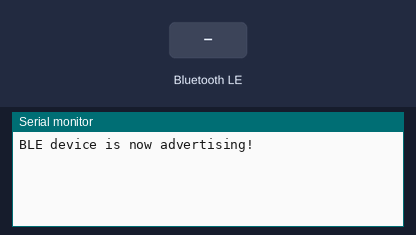
This sketch was run on a simulated Arduino Nano 33 IoT. On the bench: the last lines printed to the serial monitor. Inputs (shaded band) come from the test bench. Nothing arrives over Bluetooth unless stated; a phone connects over Bluetooth LE 3 s after start.

Above: at 3.8 s.
3.9 s: Bluetooth LE write "1" received
At 4.4 s:
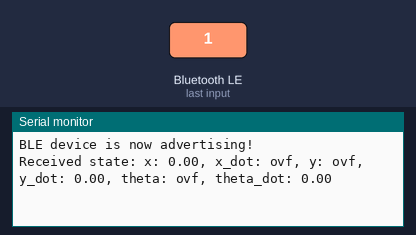
5.4 s: Bluetooth LE write "0" received
At 6.6 s:
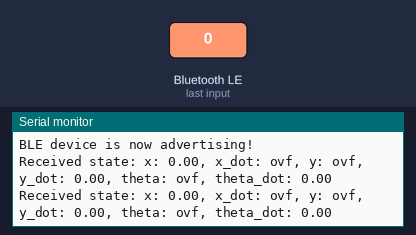
6.9 s: Bluetooth LE write "2" received
At 7.9 s:
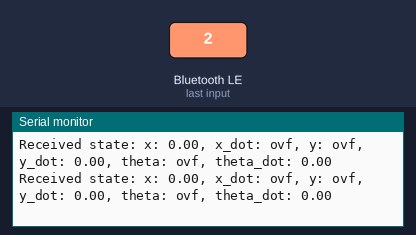

Measured:
- after the input at 3.9 s, the serial monitor: prints a new line at once (image 1)
- after the input at 5.4 s, the serial monitor: prints a new line at once (image 2)
- after the input at 6.9 s, the serial monitor: prints a new line at once (image 3)

The sketch:

ACSI_BLE.ino
```cpp
#include <Arduino.h>
#include <ArduinoBLE.h>
#include <SPI.h>
#include <Wire.h>
#include <Arduino_LSM6DS3.h>
#include <ArduinoBLE.h>
// #include <ArduinoJson.h>
// #include <PubSubClient.h>
// #include <WiFiNINA.h>
#include "MPU6050.h"

float x, x_dot, y, y_dot, theta, theta_dot;


struct Acc_senseData{
  float acc_x = 0.0F;
  float acc_y = 0.0F;
  float acc_z = 0.0F;
};

struct Gyr_senseData
{
  float gyr_x = 0.0F;
  float gyr_y = 0.0F;
  float gyr_z = 0.0F;
};

static char payload[256];
static Acc_senseData acc_data;
static Gyr_senseData gyr_data;
// StaticJsonDocument<256> doc;

// static unsigned long last_interval_ms = 0;
// int16_t ax, ay, az, gx, gy, gz; // MPU6050
float ax, ay, az, gx, gy, gz;
unsigned long lastSentTime = 0;
int pause = 500; //500


#define CONVERT_gTO_MS2 9.80665f
#define FREQUENCY_HZ 10 //104
#define INTERVAL_MS (1000 / (FREQUENCY_HZ + 1))

// Define a custom BLE Service and Characteristic
BLEService myService("180C");  // Replace with your chosen UUID for the service
BLEStringCharacteristic myCharacteristic("2A56", BLERead | BLENotify, 48);  // Max length of 50 for data string

MPU6050 mpu; //Instantiate a MPU6050 object with the object name MPU.
unsigned long last_interval_ms = 0;


void readIMU()
{
  // MPU6050 mpu_obj;
  // mpu_obj.getMotion6(&ax,&ay,&az,&gx,&gy,&gz);
  IMU.readAcceleration(ax, ay, az);
  IMU.readGyroscope(gx, gy, gz);
  // ax *= 9.81;
  // ay *= 9.81;
  // az *= 9.81;
}

void printIMU()
{
  Serial.print(ax);
  Serial.print(',');
  Serial.print(ay);
  Serial.print(',');
  Serial.print(az);
  Serial.print(',');
  Serial.print(gx);
  Serial.print(',');
  Serial.print(gy);
  Serial.print(',');
  Serial.print(gz);
  Serial.print('\n');
}


void setup() {
  Serial.begin(115200);
  while (!Serial);

  // Initialize BLE
  if (!BLE.begin()) {
    Serial.println("Starting Bluetooth® Low Energy failed!");
    while (1);
  }

  // mpu.initialize(); //Initialization MPU6050
  // Serial.print("Initialized IMU\n");
  // delay(2);

  // Initialize IMU
  if (!IMU.begin()) {
    Serial.println("Failed to initialize IMU!");
    while (1);
  }

  // Set BLE properties
  BLE.setLocalName("Nano33IoT");
  BLE.setAdvertisedService(myService);
  myService.addCharacteristic(myCharacteristic);
  BLE.addService(myService);
  BLE.advertise();

  Serial.println("BLE device is now advertising!");
}


void loop() {
  BLEDevice central = BLE.central();
  if (central) {
    while (central.connected()) {
      if (myCharacteristic.written()) {
        uint8_t data[48];
        myCharacteristic.readValue(data, 48);
        memcpy(&x, data, 8);
        memcpy(&x_dot, data + 8, 8);
        memcpy(&y, data + 16, 8);
        memcpy(&y_dot, data + 24, 8);
        memcpy(&theta, data + 32, 8);
        memcpy(&theta_dot, data + 40, 8);

        // Print the received state variables
        Serial.print("Received state: ");
        Serial.print("x: "); Serial.print(x);
        Serial.print(", x_dot: "); Serial.print(x_dot);
        Serial.print(", y: "); Serial.print(y);
        Serial.print(", y_dot: "); Serial.print(y_dot);
        Serial.print(", theta: "); Serial.print(theta);
        Serial.print(", theta_dot: "); Serial.println(theta_dot);
      }
    }

    Serial.println("Disconnected from central.");
  }
}


//// Direct Readout of Accelerometer to log data
// void loop() {
//   // Listen for BLE connections
//   BLEDevice central = BLE.central();

//   // Check if it's time to read and send sensor data
//   if (millis() > last_interval_ms + INTERVAL_MS) {
//     last_interval_ms = millis();
//     unsigned long currentTime = micros();
//     unsigned long latency = INTERVAL_MS; //currentTime - lastSentTime - pause*1000; // Calculate latency since last packet
//     // Prepare message with timestamp
//     String timeData = "Hello from Nano33IoT! Latency: " + String(latency) + "µs";
//     myCharacteristic.writeValue(timeData);  // Write data to characteristic
//     Serial.print("Bluetooth sent data: ");
//     Serial.println(timeData);
//     lastSentTime = currentTime;  // Update the last sent time


//     // Read accelerometer and gyroscope data
//     readIMU(); // MPU 6050 test
//     // IMU.readAcceleration(ax, ay, az);
//     // IMU.readGyroscope(gx, gy, gz);

//     // Convert accelerometer data to m/s² and format it as six strings
//     // az detects pitch angle
//     // gx detects pitch rate-
//     int len = 1;
//     String values[len];
//     values[0] = String(az * CONVERT_gTO_MS2, 2) + " m/s²" + "\t" + "GYR_X: " + String(gx, 2) + " °/s" + "\t" + "GYR_Y: " + String(gy, 2) + " °/s" + "\t" + "GYR_Z: " + String(gz, 2) + " °/s" ;
//     // values[1] = String(ay * CONVERT_gTO_MS2, 2) + " m/s²" + "\t";
//     // values[0] = String(az * CONVERT_gTO_MS2, 2) + " m/s²" + "\t";
//     // values[3] = String(gx, 2) + " °/s" + "\t";
//     // values[4] = String(gy, 2) + " °/s" + "\t";
//     // values[5] = String(gz, 2) + " °/s" + "\t";
//     // "ACC_X: " +
//     // "ACC_Y: " +
//     // "ACC_Z: " +
//     // "GYR_X: " +
//     // "GYR_Y: " +
//     // "GYR_Z: " +
//     // Print each value with a status bar

//     for (int i = 0; i < len; i++) {
//         Serial.print(values[i]);

//         // Extract the numeric value from the string
//         float value = values[i].substring(values[i].indexOf(":") + 2).toFloat();

//         // Calculate the position in the status bar
//         int pos = map(value, -480, 480, 0, 10);

//         // Print the status bar
//         // for (int j = 0; j < 10; j++) {
//         //     if (j == 5) {
//         //         Serial.print("|");  // Middle point
//         //     } else if (j == pos) {
//         //         Serial.print("*");  // Value position
//         //     } else {
//         //         Serial.print("-");
//         //     }
//         // }
//         // Serial.println();
//     }
//     Serial.println();
//   }

//   // Check for BLE connection
//   if (central) {
//     Serial.print("Connected to central: ");
//     Serial.println(central.address());

//     // Keep sending data while connected
//     while (central.connected()) {
//       delay(pause);  // Control the update rate
//     }

//     Serial.println("Disconnected from central.");
//   }
// }
```
